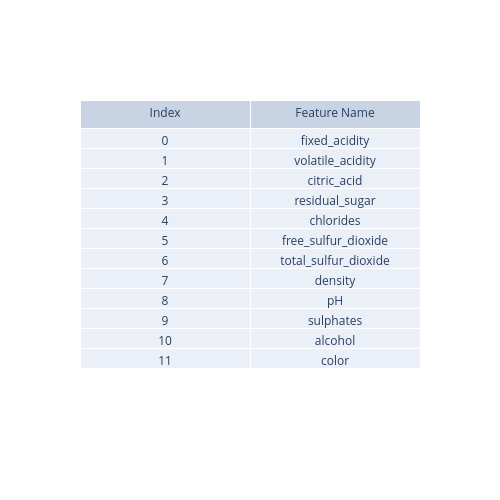

The notebook cell this image was saved under:
### Code cell
fig = go.Figure(data=[go.Table(header=dict(values=['Index', 'Feature Name']),
                 cells=dict(values=[features, ['fixed_acidity', 'volatile_acidity', 'citric_acid', 'residual_sugar',
       'chlorides', 'free_sulfur_dioxide', 'total_sulfur_dioxide', 'density',
       'pH', 'sulphates', 'alcohol', 'color']]))
                     ])
fig.update_layout(width=500, height=500)
fig.show()

### Figure 1 — Plotly figure (JSON) as saved in the notebook; plotly's stock layout.template omitted (floating-point values rounded to 4 significant figures)
{"data": [{"cells": {"values": [[0, 1, 2, 3, 4, 5, 6, 7, 8, 9, 10, 11], ["fixed_acidity", "volatile_acidity", "citric_acid", "residual_sugar", "chlorides", "free_sulfur_dioxide", "total_sulfur_dioxide", "density", "pH", "sulphates", "alcohol", "color"]]}, "header": {"values": ["Index", "Feature Name"]}, "type": "table"}], "layout": {"height": 500, "width": 500}}
